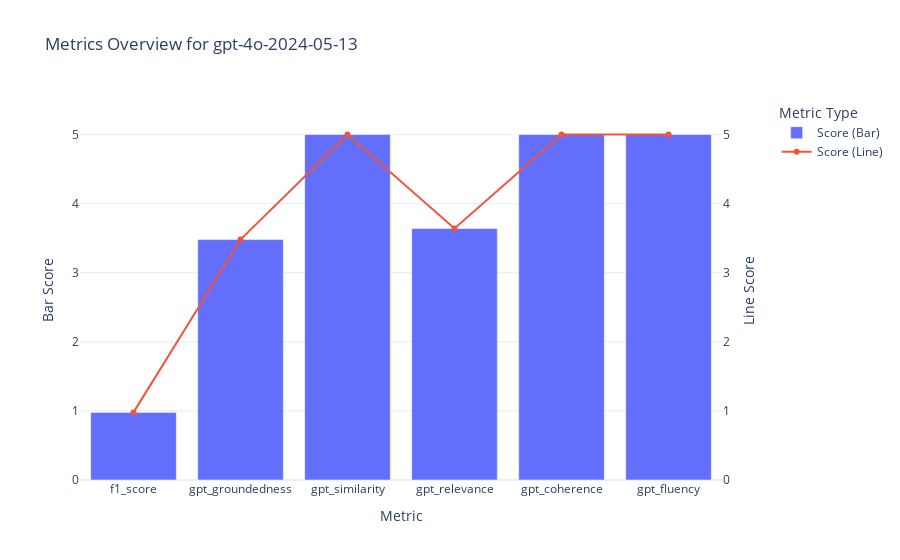

Notebook code for this chart:
### Code cell
quality_evals.plot_metrics(metrics)

### Figure 1 — Plotly figure (JSON) as saved in the notebook; plotly's stock layout.template omitted (floating-point values rounded to 4 significant figures)
{"data": [{"name": "Score (Bar)", "type": "bar", "x": ["f1_score", "gpt_groundedness", "gpt_similarity", "gpt_relevance", "gpt_coherence", "gpt_fluency"], "xaxis": "x", "y": [0.9786, 3.48, 5, 3.64, 5, 5], "yaxis": "y"}, {"mode": "lines+markers", "name": "Score (Line)", "type": "scatter", "x": ["f1_score", "gpt_groundedness", "gpt_similarity", "gpt_relevance", "gpt_coherence", "gpt_fluency"], "xaxis": "x", "y": [0.9786, 3.48, 5, 3.64, 5, 5], "yaxis": "y2"}], "layout": {"legend": {"title": {"text": "Metric Type"}}, "title": {"text": "Metrics Overview for gpt-4o-2024-05-13"}, "xaxis": {"anchor": "y", "domain": [0, 0.94], "title": {"text": "Metric"}}, "yaxis": {"anchor": "x", "domain": [0, 1], "range": [0, 5.5], "title": {"text": "Bar Score"}}, "yaxis2": {"anchor": "x", "overlaying": "y", "range": [0, 5.5], "side": "right", "title": {"text": "Line Score"}}}}
